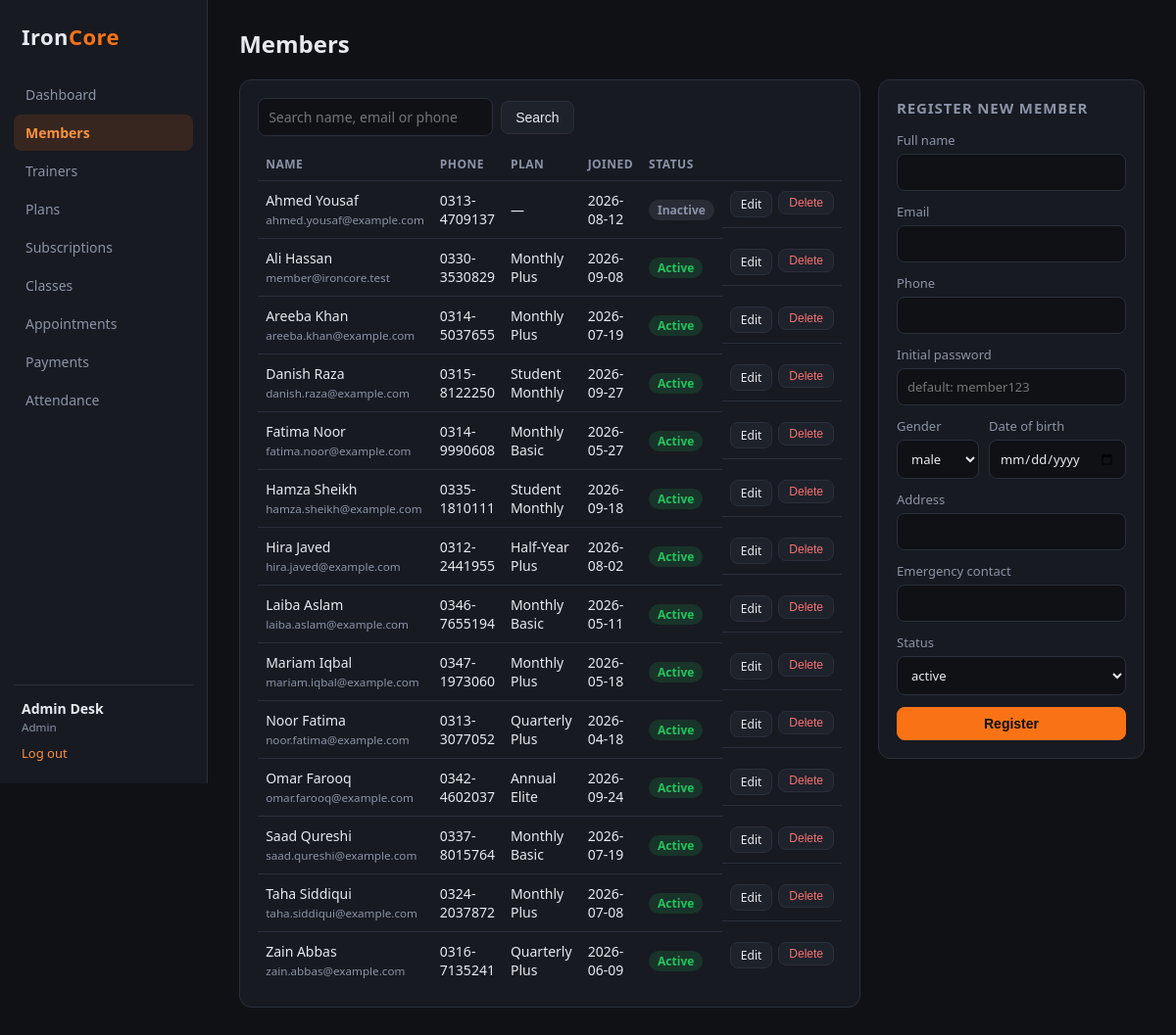
/members.php (signed in), run on the app's committed database.
### tables this page shows
CREATE TABLE members (
    id                INT AUTO_INCREMENT PRIMARY KEY,
    user_id           INT NOT NULL UNIQUE,
    gender            ENUM('male', 'female'),
    date_of_birth     DATE,
    address           VARCHAR(255),
    emergency_contact VARCHAR(100),
    join_date         DATE NOT NULL,
    status            ENUM('active', 'inactive') NOT NULL DEFAULT 'active',
    CONSTRAINT fk_member_user FOREIGN KEY (user_id) REFERENCES users (id) ON DELETE CASCADE
);

CREATE TABLE users (
    id            INT AUTO_INCREMENT PRIMARY KEY,
    name          VARCHAR(100) NOT NULL,
    email         VARCHAR(120) NOT NULL UNIQUE,
    phone         VARCHAR(20),
    password_hash VARCHAR(255) NOT NULL,
    role          ENUM('admin', 'trainer', 'member') NOT NULL DEFAULT 'member',
    created_at    TIMESTAMP NOT NULL DEFAULT CURRENT_TIMESTAMP
);

### includes/db.php (called while the page is built)
<?php
function db(): PDO
{
    static $pdo = null;
    if ($pdo === null) {
        $cfg = require __DIR__ . '/../config/database.php';
        $dsn = sprintf('mysql:host=%s;port=%s;dbname=%s;charset=%s',
            $cfg['host'], $cfg['port'], $cfg['database'], $cfg['charset']);
        $pdo = new PDO($dsn, $cfg['username'], $cfg['password'], [
            PDO::ATTR_ERRMODE            => PDO::ERRMODE_EXCEPTION,
            PDO::ATTR_DEFAULT_FETCH_MODE => PDO::FETCH_ASSOC,
            PDO::ATTR_EMULATE_PREPARES   => false,
        ]);
    }
    return $pdo;
}
function q(string $sql, array $params = []): PDOStatement
{
    $stmt = db()->prepare($sql);
    $stmt->execute($params);
    return $stmt;
}

### members.php (the view, shortened to what this page needs)
<?php
$search = trim($_GET['q'] ?? '');
$members = q("SELECT m.*, u.name, u.email, u.phone,
                (SELECT p.name FROM subscriptions s JOIN plans p ON p.id = s.plan_id
                  WHERE s.member_id = m.id AND s.status = 'active' ORDER BY s.end_date DESC LIMIT 1) AS plan
              FROM members m JOIN users u ON u.id = m.user_id
              WHERE u.name LIKE ? OR u.email LIKE ? OR u.phone LIKE ?
              ORDER BY u.name", array_fill(0, 3, "%$search%"))->fetchAll();
$edit = isset($_GET['edit'])
    ? q('SELECT m.*, u.name, u.email, u.phone FROM members m JOIN users u ON u.id = m.user_id WHERE m.id = ?',
        [(int) $_GET['edit']])->fetch()
    : null;
require __DIR__ . '/includes/header.php';
?>
<div class="grid-2 wide-left">
    <section class="card">
        <form class="toolbar" method="get">
            <input name="q" placeholder="Search name, email or phone" value="<?= e($search) ?>">
            <button class="btn">Search</button>
        </form>
        <table>
            <tr><th>Name</th><th>Phone</th><th>Plan</th><th>Joined</th><th>Status</th><th></th></tr>
            <?php foreach ($members as $m): ?>
                <tr>
                    <td><?= e($m['name']) ?><br><small class="muted"><?= e($m['email']) ?></small></td>
                    <td><?= e($m['phone']) ?></td>
                    <td><?= e($m['plan'] ?? '—') ?></td>
                    <td><?= e($m['join_date']) ?></td>
                    <td><?= badge($m['status']) ?></td>
                    <td class="actions">
                        <a class="btn small" href="?edit=<?= $m['id'] ?>">Edit</a>
                        <form method="post" onsubmit="return confirm('Delete this member?')">
                            <button class="btn small danger">Delete</button>
                        </form>
                    </td>
                </tr>
            <?php endforeach; ?>
        </table>
    </section>
    <section class="card">
        <h2><?= $edit ? 'Edit member' : 'Register new member' ?></h2>
        <form method="post" class="form">
            <label>Full name <input name="name" required value="<?= e($edit['name'] ?? '') ?>"></label>
            <label>Email <input type="email" name="email" required value="<?= e($edit['email'] ?? '') ?>"></label>
            <label>Phone <input name="phone" value="<?= e($edit['phone'] ?? '') ?>"></label>
            <?php if (!$edit): ?>
                <label>Initial password <input name="password" placeholder="default: member123"></label>
            <?php endif; ?>
            <div class="row">
                <label>Gender
                    <select name="gender">
                        <?php foreach (['male', 'female'] as $g): ?>
                            <option <?= ($edit['gender'] ?? '') === $g ? 'selected' : '' ?>><?= $g ?></option>
                        <?php endforeach; ?>
                    </select>
                </label>
                <label>Date of birth <input type="date" name="date_of_birth" value="<?= e($edit['date_of_birth'] ?? '') ?>"></label>
            </div>
            <label>Address <input name="address" value="<?= e($edit['address'] ?? '') ?>"></label>
            <label>Emergency contact <input name="emergency_contact" value="<?= e($edit['emergency_contact'] ?? '') ?>"></label>
            <label>Status
                <select name="status">
                    <?php foreach (['active', 'inactive'] as $s): ?>
                        <option <?= ($edit['status'] ?? 'active') === $s ? 'selected' : '' ?>><?= $s ?></option>
                    <?php endforeach; ?>
                </select>
            </label>
            <button class="btn primary"><?= $edit ? 'Update' : 'Register' ?></button>
        </form>
    </section>
</div>
<?php require __DIR__ . '/includes/footer.php';

### includes/helpers.php (shortened to what this page needs)
<?php
function e($value): string
{
    return htmlspecialchars((string) $value, ENT_QUOTES, 'UTF-8');
}
function badge(string $status): string
{
    $map = [
        'active' => 'green', 'booked' => 'blue', 'confirmed' => 'blue', 'attended' => 'green',
        'completed' => 'green', 'paid' => 'green', 'present' => 'green', 'expired' => 'grey', 'inactive' => 'grey', 'pending' => 'amber',
        'cancelled' => 'red', 'cash' => 'grey', 'online' => 'blue',
    ];
    $c = $map[$status] ?? 'grey';
    return '<span class="badge ' . $c . '">' . e(ucfirst($status)) . '</span>';
}

### assets/css/style.css (style rules this page uses)
:root { --bg: #0f1115; --panel: #171a21; --panel-2: #1e222b; --line: #2a2f3a; --text: #e7e9ee; --muted: #8b93a7; --accent: #f97316; --accent-2: #fb923c; --green: #22c55e; --blue: #3b82f6; --red: #ef4444; --amber: #f59e0b; }
* { box-sizing: border-box; }
body { margin: 0; font-family: "Segoe UI", system-ui, -apple-system, Roboto, Arial, sans-serif; background: var(--bg); color: var(--text); font-size: 14px; }
a { color: var(--accent-2); text-decoration: none; }
h2 { font-size: 15px; margin: 0 0 14px; color: var(--muted); text-transform: uppercase; letter-spacing: .06em; }
.card { background: var(--panel); border: 1px solid var(--line); border-radius: 12px; padding: 18px; margin-bottom: 18px; }
.grid-2 { display: grid; grid-template-columns: 1fr 1fr; gap: 18px; align-items: start; }
.grid-2.wide-left { grid-template-columns: 2fr 1fr; }
table { width: 100%; border-collapse: collapse; }
th { text-align: left; color: var(--muted); font-weight: 600; font-size: 12px; text-transform: uppercase; letter-spacing: .04em; padding: 8px; border-bottom: 1px solid var(--line); }
td { padding: 10px 8px; border-bottom: 1px solid var(--line); vertical-align: middle; }
tr:last-child td { border-bottom: none; }
.muted { color: var(--muted); }
.small { font-size: 12px; }
.badge { display: inline-block; padding: 2px 9px; border-radius: 999px; font-size: 12px; font-weight: 600; }
.badge.green { background: rgba(34, 197, 94, .15); color: var(--green); }
.badge.grey { background: rgba(139, 147, 167, .15); color: var(--muted); }
.btn { display: inline-block; border: 1px solid var(--line); background: var(--panel-2); color: var(--text); padding: 8px 14px; border-radius: 8px; cursor: pointer; font-size: 14px; }
.btn.primary { background: var(--accent); border-color: var(--accent); color: #111; font-weight: 600; }
.btn.danger { color: #f87171; }
.btn.small { padding: 4px 10px; font-size: 12px; }
.actions { display: flex; gap: 6px; }
.actions form { margin: 0; }
.form { display: flex; flex-direction: column; gap: 12px; }
.form label, .login-card label { display: flex; flex-direction: column; gap: 5px; color: var(--muted); font-size: 13px; }
.form .row { display: grid; grid-template-columns: 1fr 1fr; gap: 10px; }
input, select, textarea { background: var(--bg); border: 1px solid var(--line); color: var(--text); padding: 9px 10px; border-radius: 8px; font: inherit; }
.toolbar { display: flex; gap: 8px; align-items: center; margin-bottom: 12px; flex-wrap: wrap; }
.toolbar input { min-width: 240px; }

### data on the page
members: user.name "Ahmed Yousaf", user.email "ahmed.yousaf@example.com", user.phone "0313-4709137", plan "—", join_date "2026-08-12", status "Inactive"
members: user.name "Ali Hassan", user.email "member@ironcore.test", user.phone "0330-3530829", plan "Monthly Plus", join_date "2026-09-08", status "Active"
members: user.name "Areeba Khan", user.email "areeba.khan@example.com", user.phone "0314-5037655", plan "Monthly Plus", join_date "2026-07-19", status "Active"
members: user.name "Danish Raza", user.email "danish.raza@example.com", user.phone "0315-8122250", plan "Student Monthly", join_date "2026-09-27", status "Active"
members: user.name "Fatima Noor", user.email "fatima.noor@example.com", user.phone "0314-9990608", plan "Monthly Basic", join_date "2026-05-27", status "Active"
members: user.name "Hamza Sheikh", user.email "hamza.sheikh@example.com", user.phone "0335-1810111", plan "Student Monthly", join_date "2026-09-18", status "Active"
members: user.name "Hira Javed", user.email "hira.javed@example.com", user.phone "0312-2441955", plan "Half-Year Plus", join_date "2026-08-02", status "Active"
members: user.name "Laiba Aslam", user.email "laiba.aslam@example.com", user.phone "0346-7655194", plan "Monthly Basic", join_date "2026-05-11", status "Active"
members: user.name "Mariam Iqbal", user.email "mariam.iqbal@example.com", user.phone "0347-1973060", plan "Monthly Plus", join_date "2026-05-18", status "Active"
members: user.name "Noor Fatima", user.email "noor.fatima@example.com", user.phone "0313-3077052", plan "Quarterly Plus", join_date "2026-04-18", status "Active"
members: user.name "Omar Farooq", user.email "omar.farooq@example.com", user.phone "0342-4602037", plan "Annual Elite", join_date "2026-09-24", status "Active"
members: user.name "Saad Qureshi", user.email "saad.qureshi@example.com", user.phone "0337-8015764", plan "Monthly Basic", join_date "2026-07-19", status "Active"
members: user.name "Taha Siddiqui", user.email "taha.siddiqui@example.com", user.phone "0324-2037872", plan "Monthly Plus", join_date "2026-07-08", status "Active"
members: user.name "Zain Abbas", user.email "zain.abbas@example.com", user.phone "0316-7135241", plan "Quarterly Plus", join_date "2026-06-09", status "Active"

### other printed values
$label "Dashboard"
$label "Members"
$label "Trainers"
$label "Plans"
$label "Subscriptions"
$label "Classes"
$label "Appointments"
$label "Payments"
$label "Attendance"
$user['name'] "Admin Desk"
$user['role'] "Admin"
$pageTitle "Members"
form field gender "male"
form field status "active"
